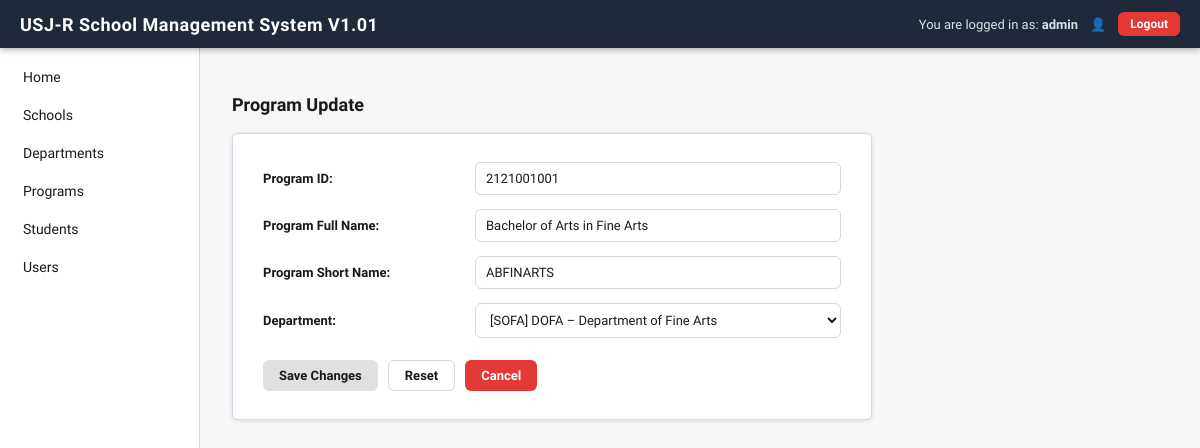
Page /programs/update.php?id=2121001001 (signed in) on the committed database.
### tables this page shows
CREATE TABLE IF NOT EXISTS programs (
    prog_id         INT PRIMARY KEY,
    prog_full_name  VARCHAR(150) NOT NULL,
    prog_short_name VARCHAR(20)  NOT NULL,
    dept_id         INT NOT NULL,
    FOREIGN KEY (dept_id) REFERENCES departments(dept_id)
);

CREATE TABLE IF NOT EXISTS departments (
    dept_id         INT PRIMARY KEY,
    dept_full_name  VARCHAR(150) NOT NULL,
    dept_short_name VARCHAR(20)  NOT NULL,
    school_id       INT NOT NULL,
    FOREIGN KEY (school_id) REFERENCES schools(school_id)
);

CREATE TABLE IF NOT EXISTS schools (
    school_id   INT PRIMARY KEY,
    school_full_name  VARCHAR(150) NOT NULL,
    school_short_name VARCHAR(20)  NOT NULL
);

### programs/update.php (the view, shortened to what this page needs)
<?php
require_once '../config/db.php';
$id = $_GET['id'] ?? $_POST['prog_id'] ?? '';
$departments = $pdo->query("
    SELECT d.dept_id, d.dept_short_name, d.dept_full_name, s.school_short_name
    FROM departments d JOIN schools s ON s.school_id = d.school_id
    ORDER BY s.school_id, d.dept_id
")->fetchAll();
try {
    $stmt = $pdo->prepare("SELECT * FROM programs WHERE prog_id = ?");
    $stmt->execute([$id]);
    $data = $stmt->fetch();
} catch (PDOException $e) { die('Database error: ' . $e->getMessage()); }
include '../includes/header.php';
?>
<p class="page-title">Program Update</p>
<div class="form-card">
    <form method="POST" action="update.php">
        <div class="form-row">
            <label>Program ID:</label>
            <input type="text" value="<?= htmlspecialchars($data['prog_id']) ?>" disabled>
        </div>
        <div class="form-row">
            <label for="prog_full_name">Program Full Name:</label>
            <input type="text" id="prog_full_name" name="prog_full_name"
                   value="<?= htmlspecialchars($data['prog_full_name']) ?>" maxlength="150">
        </div>
        <div class="form-row">
            <label for="prog_short_name">Program Short Name:</label>
            <input type="text" id="prog_short_name" name="prog_short_name"
                   value="<?= htmlspecialchars($data['prog_short_name']) ?>" maxlength="20">
        </div>
        <div class="form-row">
            <label for="dept_id">Department:</label>
            <select id="dept_id" name="dept_id">
                <?php foreach ($departments as $d): ?>
                    <option value="<?= $d['dept_id'] ?>"
                        <?= $data['dept_id'] == $d['dept_id'] ? 'selected' : '' ?>>
                        <?= htmlspecialchars('[' . $d['school_short_name'] . '] ' . $d['dept_short_name'] . ' – ' . $d['dept_full_name']) ?>
                    </option>
                <?php endforeach; ?>
            </select>
        </div>
        <div class="form-actions">
            <button type="submit" class="btn btn-gray">Save Changes</button>
            <button type="reset"  class="btn btn-outline">Reset</button>
            <a href="list.php"    class="btn btn-red">Cancel</a>
        </div>
    </form>
</div>
<?php include '../includes/footer.php'; ?>

### assets/style.css (style rules this page uses)
:root { --navy: #1e2a3a; --green: #4caf50; --green-dark: #388e3c; --orange: #f5a623; --red: #e53935; --red-dark: #c62828; --gray-bg: #f4f6f8; --sidebar-w: 200px; --header-h: 48px; --border: #d0d7de; --text: #1a1a1a; --muted: #6b7280; --white: #ffffff; --radius: 6px; --shadow: 0 1px 4px rgba(0,0,0,.12); }
*, *::before, *::after { box-sizing: border-box; margin: 0; padding: 0; }
body { font-family: 'Source Sans 3', sans-serif; font-size: 15px; background: var(--gray-bg); color: var(--text); min-height: 100vh; }
a { color: inherit; text-decoration: none; }
.btn { display: inline-flex; align-items: center; gap: 6px; padding: 7px 16px; border-radius: var(--radius); font-size: 13px; font-weight: 600; border: none; cursor: pointer; transition: background .15s, opacity .15s; text-decoration: none; font-family: inherit; }
.btn-red { background: var(--red); color: var(--white); }
.btn-gray { background: #e0e0e0; color: var(--text); }
.btn-outline { background: transparent; border: 1px solid var(--border); color: var(--text); }
.page-title { font-size: 18px; font-weight: 700; margin-bottom: 18px; }
.form-card { background: var(--white); border: 1px solid var(--border); border-radius: var(--radius); padding: 28px 30px; max-width: 640px; box-shadow: var(--shadow); }
.form-row { display: flex; align-items: center; margin-bottom: 14px; gap: 12px; }
.form-row label { width: 200px; min-width: 200px; font-size: 13px; font-weight: 600; color: var(--text); }
.form-row input, .form-row select { flex: 1; padding: 8px 10px; border: 1px solid var(--border); border-radius: var(--radius); font-size: 13px; font-family: inherit; background: var(--white); color: var(--text); transition: border-color .15s; }
.form-actions { display: flex; gap: 10px; margin-top: 22px; }

### rows in the picture
programs: prog_id "2121001001", prog_full_name "Bachelor of Arts in Fine Arts", prog_short_name "ABFINARTS", dept_id "[SOFA] DOFA – Department of Fine Arts"

### other values in the picture
$_SESSION['user_name'] "admin"
